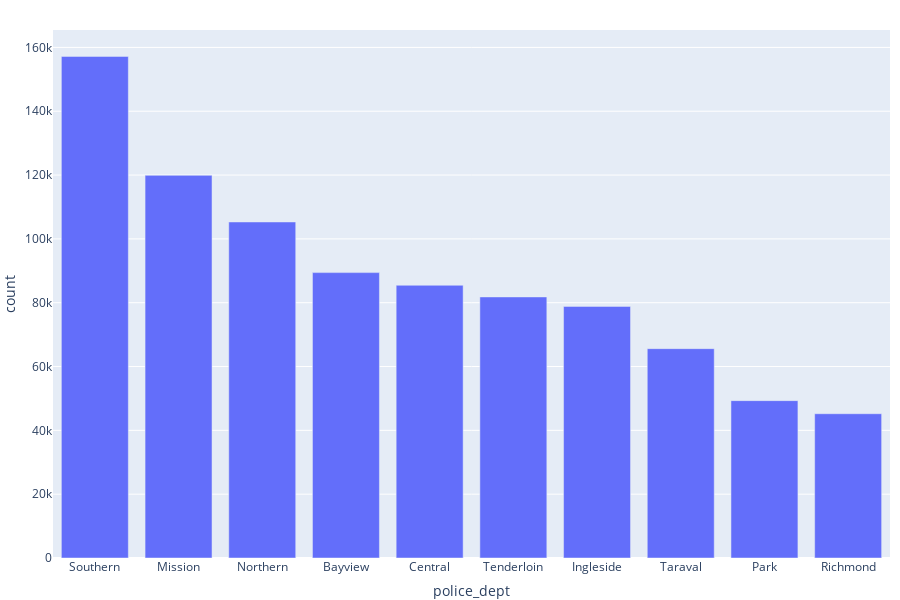

Source (notebook cell):
### Markdown cell above
* we see that most of the crimes occurred on `Streets` and `Crosses`

### Code cell
plot_column_distribution(df=train_sf_df, column='police_dept')

### Figure 1 — Plotly figure (JSON) as saved in the notebook; plotly's stock layout.template omitted (floating-point values rounded to 4 significant figures)
{"data": [{"alignmentgroup": "True", "hovertemplate": "police_dept=%{x}<br>count=%{y}<extra></extra>", "legendgroup": "", "marker": {"color": "#636efa", "pattern": {"shape": ""}}, "name": "", "offsetgroup": "", "orientation": "v", "showlegend": false, "textposition": "auto", "type": "bar", "x": ["Southern", "Mission", "Northern", "Bayview", "Central", "Tenderloin", "Ingleside", "Taraval", "Park", "Richmond"], "xaxis": "x", "y": [157182, 119908, 105296, 89431, 85460, 81809, 78845, 65596, 49313, 45209], "yaxis": "y"}], "layout": {"autosize": true, "barmode": "relative", "height": 600, "hovermode": "closest", "legend": {"tracegroupgap": 0}, "margin": {"b": 0, "l": 10, "r": 10, "t": 30}, "showlegend": true, "xaxis": {"anchor": "y", "domain": [0, 1], "title": {"text": "police_dept"}}, "yaxis": {"anchor": "x", "domain": [0, 1], "title": {"text": "count"}}}}
